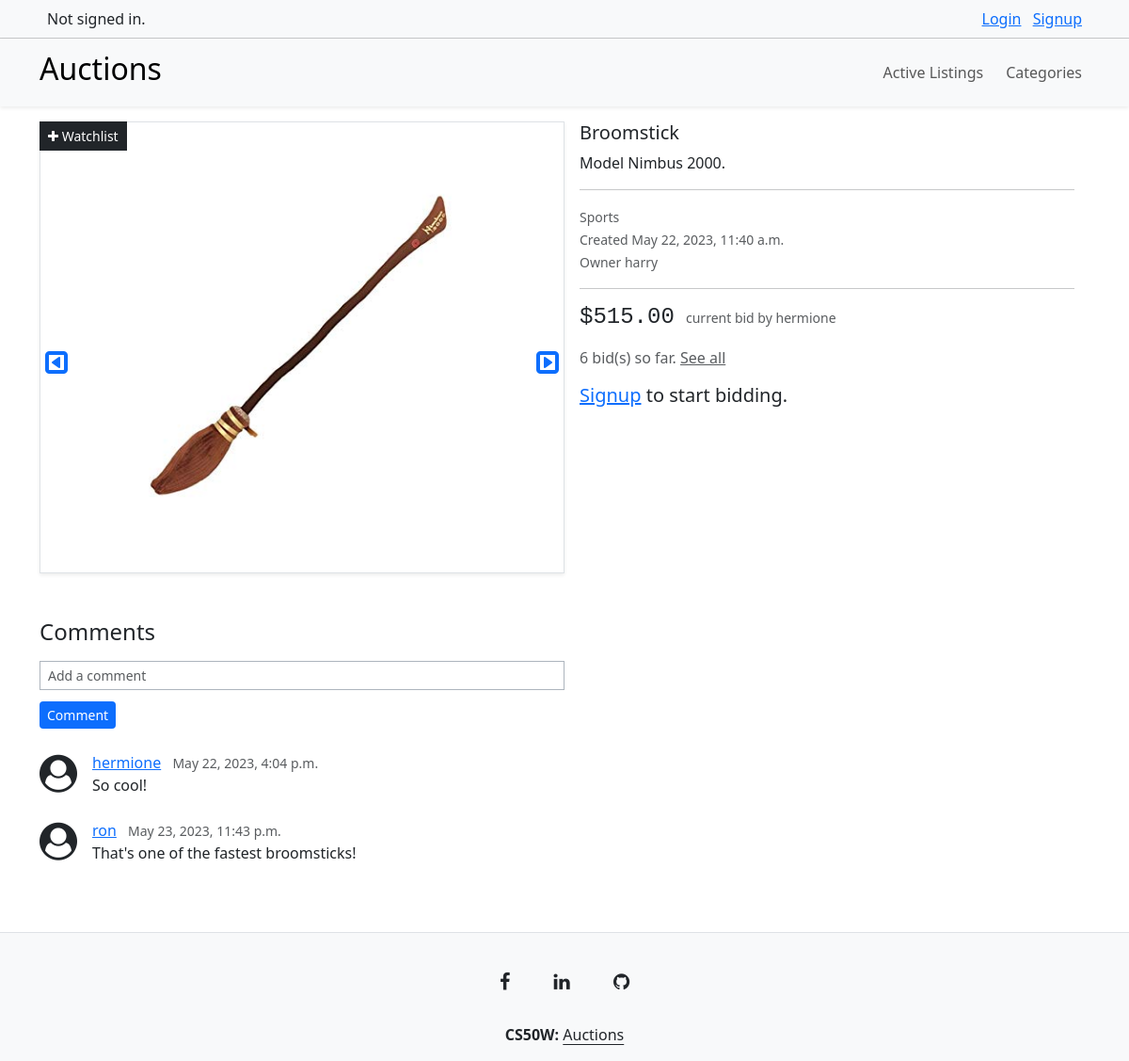
/7/, run on an earlier commit of the app's database.
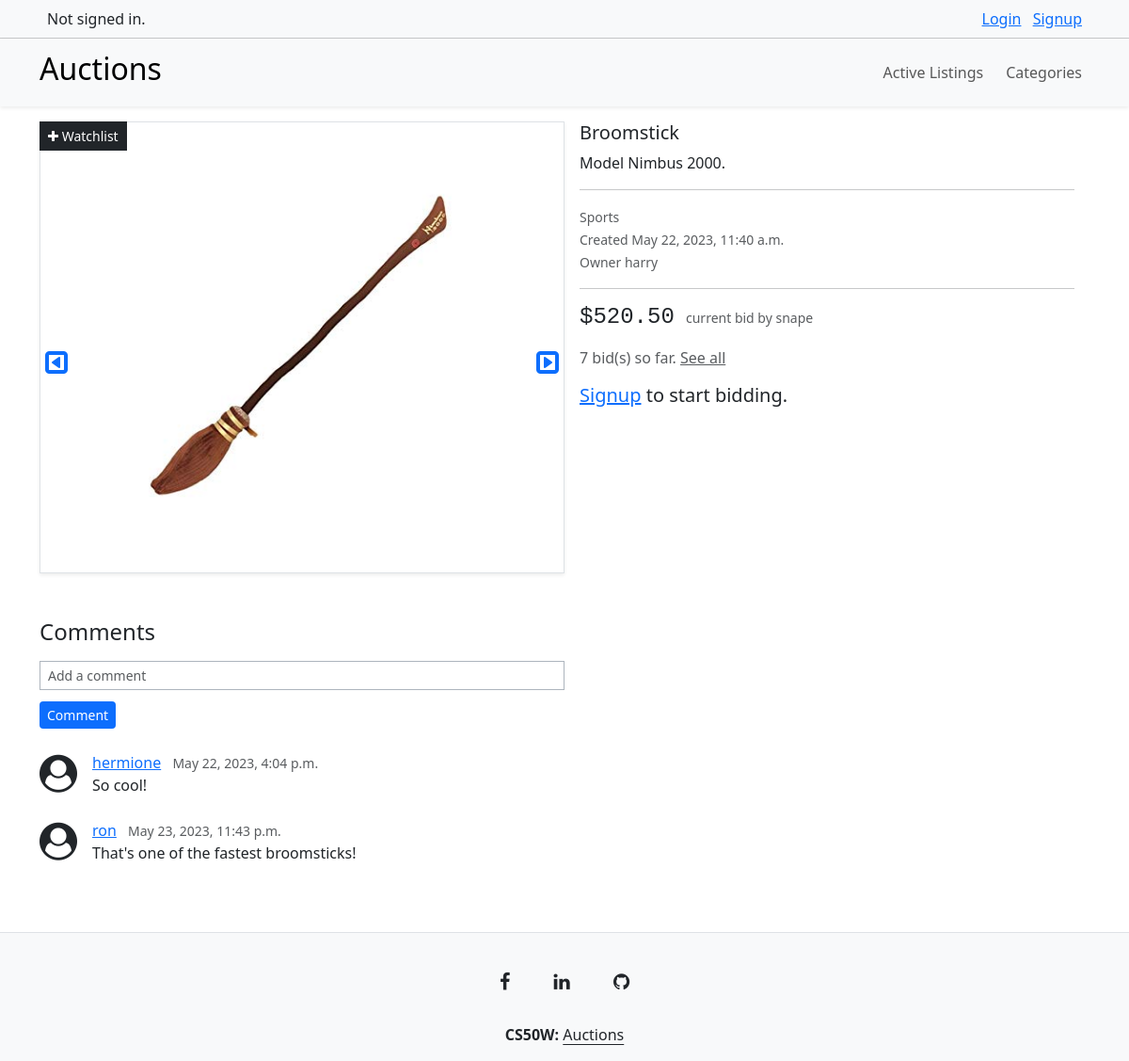
And on a later commit of the database.
### auctions/models.py (models this page shows, shortened)
class Bid(models.Model):
    amount = models.DecimalField(max_digits=5, decimal_places=2)
    date_created = models.DateTimeField(default=datetime.datetime.now())
    bidder = models.ForeignKey(User, on_delete=models.CASCADE, related_name="biddings")
    auction = models.ForeignKey(AuctionListing, on_delete=models.CASCADE, related_name="bids")

class User(AbstractUser):
    pass

### auctions/views.py (the view, shortened to what this page needs)
# urls.py: path("<int:listing_id>/", views.view_listing, name="view_listing"),
def view_listing(request, listing_id):
    listing = AuctionListing.objects.get(pk=listing_id)
    bids = listing.bids.all()
    current_bid = bids.order_by("-amount").first()
    comments = listing.comments.all()
    if request.user.is_authenticated:
        watchlist = Watchlist.objects.filter(user=request.user, auction=listing).first()
    else:
        watchlist = None
    placebid_form = PlaceBidForm()
    comment_form = CommentForm()
    return render(request, "auctions/active-listing.html", {
        "listing": listing,
        "current_bid": current_bid,
        "bids": bids,
        "watchlist": watchlist,
        "placebid_form": placebid_form,
        "comment_form": comment_form,
        "comments": comments
    })

### auctions/forms.py
class PlaceBidForm(ModelForm):
    class Meta:
        model = Bid
        fields = ["amount"]
        widgets = {
            "amount": NumberInput(attrs={"class": "form-control form-control-sm w-50 my-1 rounded-0 border-dark-subtle",
                                         "placeholder": "$"})
        }

class CommentForm(ModelForm):
    class Meta:
        model = Comment
        fields = ["text"]
        labels = {
            "text": ""
        }
        widgets = {
            "text": TextInput(attrs={"class": "form-control form-control-sm border-dark-subtle rounded-0 my-1 w-50",
                                     "placeholder": "Add a comment"})
        }

### auctions/models.py (called while the page is built)
    def __str__(self):
        return self.name

### auctions/templates/auctions/active-listing.html (shortened to what this page needs)
{% extends "auctions/layout.html" %}
{% block body %}
    <div class="card mb-3 border-0 w-100 position-relative my-3">
        {% if listing.owner == request.user %}
            <button class="btn btn-primary btn-sm disabled position-absolute rounded-0 z-1 opacity-100">Your Listing</button>
        {% else %}
            {% if watchlist %}
                <a class="btn btn-dark btn-sm rounded-0 position-absolute z-1" href="{% url 'watchlist' listing.id %}"><i class="fa fa-close"></i> Watchlist</a>
            {% else %}
                <a class="btn btn-dark btn-sm rounded-0 position-absolute z-1" href="{% url 'watchlist' listing.id %}"><i class="fa fa-plus"></i> Watchlist</a>
            {% endif %}
        {% endif %}
        <div class="row g-0">
            <div class="col-md-6 border rounded-0 d-flex justify-content-center overflow-hidden shadow-sm position-relative" style="height: 30rem;">
                <i class="fa fa-caret-square-o-right position-absolute top-50 z-1 h3 right text-primary" style="right: 5px;" onclick="swipe_right()"></i>
                <i class="fa fa-caret-square-o-left position-absolute top-50 z-1 h3 left text-primary" style="left: 5px;" onclick="swipe_left()"></i>
                <img src="{{ listing.image.url }}" class="img-fluid imgs" alt="listing-image">
            </div>
            <div class="col-md-6">
                <div class="card-body py-0 overflow-y-auto" style="height: 30rem;">
                    <h5 class="card-title">{{ listing.title }}</h5>
                    <p class="card-text my-0">{{ listing.description }}</p>
                    <hr>
                    <p class="card-text my-0"><small class="text-body-secondary">{{ listing.category }}</small></p>
                    <p class="card-text my-0"><small class="text-body-secondary">Created {{ listing.date_created }}</small></p>
                    <p class="card-text my-0">
                        <small class="text-body-secondary">
                            {% if listing.owner == request.user %}
                                Your listing
                            {% else %}
                                Owner {{ listing.owner }}
                            {% endif %}
                        </small>
                    </p>
                    <hr>
                    <p class="card-text">
                        {% if current_bid %}
                            <span class="h4 font-monospace">${{ current_bid.amount }}</span> <small class="text-muted mx-2">current bid by {{ current_bid.bidder }}</small>
                        {% else %}
                            <span class="h4 font-monospace">${{ listing.starting_bid }}</span>
                        {% endif %}
                    </p>
                    <p class="card-text text-muted mb-1">
                        {{ bids.count }} bid(s) so far. {% if current_bid.bidder == request.user %} Your bid is the current bid. {% endif %}
                        {% if bids %}  <a class="card-link text-muted" id="bidlist-btn" style="cursor: pointer;">See all</a>{% endif %}
                    </p>
                    {% if request.user == listing.owner %}
                        <form action="{% url 'close_listing' listing.id %}" method="post" class="my-2">
                            {% csrf_token %}
                            <button type="submit" class="btn btn-primary rounded-1">Close Listing</button>
                        </form>
                    {% else %}
                        <h5 class="card-text my-3"><a href="{% url 'register' %}">Signup</a> to start bidding.</h5>
                    {% endif %}
                </div>
            </div>
        </div>
    </div>
    <h4 class="mt-5">Comments</h4>
    <form action="{% url 'add_comment' listing.id %}" method="post" class="mt-3 mb-3">
        {{ comment_form }}
        <button type="submit" class="btn btn-sm btn-primary border-0 my-2">Comment</button>
    </form>
    {% include "auctions/comments.html" %}
{% endblock %}

What changed in the data, as far as the page shows it:
no longer on this page (row unchanged): Bid: amount "515.00", bidder "hermione"
added Bid: amount "520.50", bidder "snape"
Also different on the page:
{{ bids.count }}: "6" → "7"
